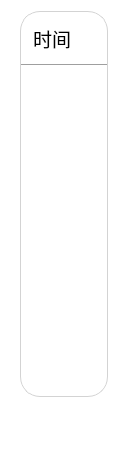
<?xml version="1.0" encoding="UTF-8"?>
<ui version="4.0">
 <class>Form</class>
 <widget class="QWidget" name="Form">
  <property name="geometry">
   <rect>
    <x>0</x>
    <y>0</y>
    <width>127</width>
    <height>458</height>
   </rect>
  </property>
  <property name="palette">
   <palette>
    <active>
     <colorrole role="Base">
      <brush brushstyle="SolidPattern">
       <color alpha="255">
        <red>255</red>
        <green>255</green>
        <blue>255</blue>
       </color>
      </brush>
     </colorrole>
     <colorrole role="Window">
      <brush brushstyle="SolidPattern">
       <color alpha="255">
        <red>255</red>
        <green>255</green>
        <blue>255</blue>
       </color>
      </brush>
     </colorrole>
    </active>
    <inactive>
     <colorrole role="Base">
      <brush brushstyle="SolidPattern">
       <color alpha="255">
        <red>255</red>
        <green>255</green>
        <blue>255</blue>
       </color>
      </brush>
     </colorrole>
     <colorrole role="Window">
      <brush brushstyle="SolidPattern">
       <color alpha="255">
        <red>255</red>
        <green>255</green>
        <blue>255</blue>
       </color>
      </brush>
     </colorrole>
    </inactive>
    <disabled>
     <colorrole role="Base">
      <brush brushstyle="SolidPattern">
       <color alpha="255">
        <red>255</red>
        <green>255</green>
        <blue>255</blue>
       </color>
      </brush>
     </colorrole>
     <colorrole role="Window">
      <brush brushstyle="SolidPattern">
       <color alpha="255">
        <red>255</red>
        <green>255</green>
        <blue>255</blue>
       </color>
      </brush>
     </colorrole>
    </disabled>
   </palette>
  </property>
  <property name="windowTitle">
   <string>浏览历史记录条目</string>
  </property>
  <property name="styleSheet">
   <string notr="true">QWidget{font-family: &quot;微软雅黑&quot;;}


                QToolButton {
                background-color: transparent;
                border: none;
                border-radius: 6px;
                padding: 6px;
                /* 设置图标大小 */
                icon-size: 24px;
                /* 可选：设置最小尺寸，保持按钮大小一致 */
                min-width: 10px;
                min-height: 10px;
                }

                /* 鼠标悬停时：轻微灰色背景 */
                QToolButton:hover {
                background-color: rgba(0, 0, 0, 0.08);
                }

                /* 按下时：更深的背景色，模拟按下效果 */
                QToolButton:pressed {
                background-color: rgba(0, 0, 0, 0.15);
                }

                /* 禁用状态：半透明，显示不可点击 */
                QToolButton:disabled {
                background-color: transparent;
                opacity: 0.4;
                }

                /* 可选：如果按钮有菜单箭头，也可以美化箭头 */
                QToolButton::menu-indicator {
                image: url(:/icons/menu_arrow.png); /* 自定义箭头图标 */
                subcontrol-position: right center;
                subcontrol-origin: padding;
                left: -4px;
                }
            </string>
  </property>
  <layout class="QGridLayout" name="gridLayout_4" columnstretch="2,6,2">
   <item row="0" column="0">
    <spacer name="horizontalSpacer">
     <property name="orientation">
      <enum>Qt::Horizontal</enum>
     </property>
     <property name="sizeHint" stdset="0">
      <size>
       <width>40</width>
       <height>20</height>
      </size>
     </property>
    </spacer>
   </item>
   <item row="0" column="1">
    <widget class="QFrame" name="frame">
     <property name="styleSheet">
      <string notr="true">QFrame#frame {
    background-color: white;
    border-radius: 20px; /* 圆角半径 */
    border: 1px solid #D3D3D3; /* 可选：边框颜色和宽度 */
}</string>
     </property>
     <property name="frameShape">
      <enum>QFrame::StyledPanel</enum>
     </property>
     <property name="frameShadow">
      <enum>QFrame::Raised</enum>
     </property>
     <layout class="QGridLayout" name="gridLayout_3">
      <property name="leftMargin">
       <number>0</number>
      </property>
      <property name="topMargin">
       <number>0</number>
      </property>
      <property name="rightMargin">
       <number>0</number>
      </property>
      <property name="bottomMargin">
       <number>0</number>
      </property>
      <item row="0" column="0">
       <widget class="QFrame" name="frame_2">
        <property name="frameShape">
         <enum>QFrame::NoFrame</enum>
        </property>
        <property name="frameShadow">
         <enum>QFrame::Raised</enum>
        </property>
        <layout class="QGridLayout" name="gridLayout">
         <property name="leftMargin">
          <number>12</number>
         </property>
         <property name="topMargin">
          <number>12</number>
         </property>
         <property name="bottomMargin">
          <number>5</number>
         </property>
         <item row="0" column="0">
          <widget class="QLabel" name="label">
           <property name="font">
            <font>
             <family>微软雅黑</family>
             <pointsize>14</pointsize>
            </font>
           </property>
           <property name="text">
            <string>时间</string>
           </property>
          </widget>
         </item>
        </layout>
       </widget>
      </item>
      <item row="1" column="0">
       <widget class="Line" name="line">
        <property name="orientation">
         <enum>Qt::Horizontal</enum>
        </property>
       </widget>
      </item>
      <item row="2" column="0">
       <widget class="QFrame" name="frame_3">
        <property name="frameShape">
         <enum>QFrame::NoFrame</enum>
        </property>
        <property name="frameShadow">
         <enum>QFrame::Raised</enum>
        </property>
        <layout class="QGridLayout" name="gridLayout_2">
         <property name="topMargin">
          <number>0</number>
         </property>
         <item row="0" column="0">
          <widget class="QListWidget" name="listWidget">
           <property name="frameShape">
            <enum>QFrame::NoFrame</enum>
           </property>
           <property name="verticalScrollBarPolicy">
            <enum>Qt::ScrollBarAlwaysOff</enum>
           </property>
           <property name="horizontalScrollBarPolicy">
            <enum>Qt::ScrollBarAlwaysOff</enum>
           </property>
           <property name="sizeAdjustPolicy">
            <enum>QAbstractScrollArea::AdjustToContents</enum>
           </property>
           <property name="verticalScrollMode">
            <enum>QAbstractItemView::ScrollPerPixel</enum>
           </property>
           <property name="horizontalScrollMode">
            <enum>QAbstractItemView::ScrollPerPixel</enum>
           </property>
          </widget>
         </item>
        </layout>
       </widget>
      </item>
     </layout>
    </widget>
   </item>
   <item row="0" column="2">
    <spacer name="horizontalSpacer_2">
     <property name="orientation">
      <enum>Qt::Horizontal</enum>
     </property>
     <property name="sizeHint" stdset="0">
      <size>
       <width>40</width>
       <height>20</height>
      </size>
     </property>
    </spacer>
   </item>
   <item row="1" column="0" colspan="3">
    <spacer name="verticalSpacer">
     <property name="orientation">
      <enum>Qt::Vertical</enum>
     </property>
     <property name="sizeType">
      <enum>QSizePolicy::Fixed</enum>
     </property>
     <property name="sizeHint" stdset="0">
      <size>
       <width>0</width>
       <height>50</height>
      </size>
     </property>
    </spacer>
   </item>
  </layout>
 </widget>
 <resources/>
 <connections/>
</ui>
